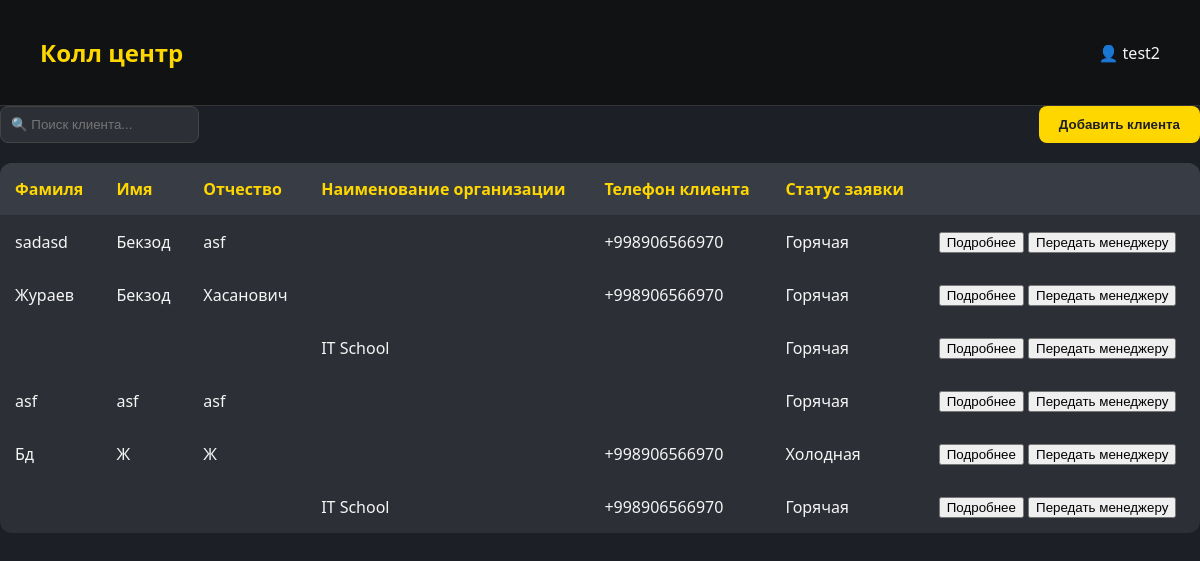
The page /call_center/ (signed in) on the database as committed earlier.
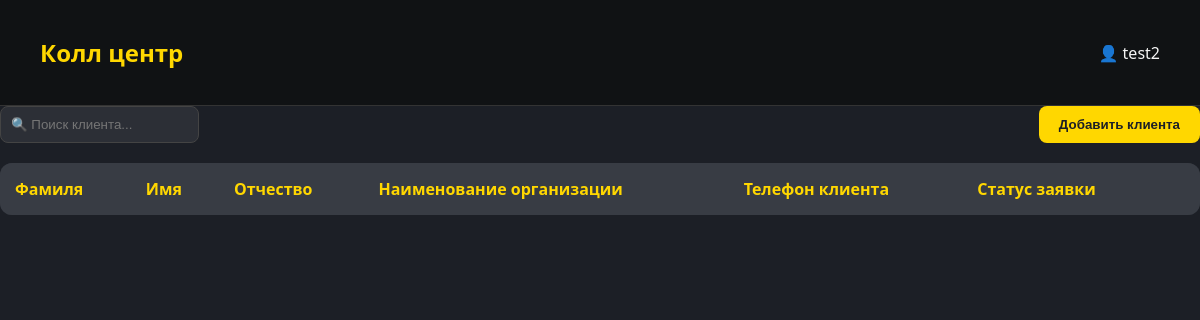
The same page on the database as committed later.
### backend/models.py (models this page shows)
class Orders(models.Model):
    Stage_CHOICES = [
        ("marketing", "Соц. маркетинг"),
        ("call_center", "Колл-центр"),
        ("manager", "Менеджер"),
        ("design", "Проектирование"),
        ("technologist", "Технолог"),
        ("manager_2", "Менеджер_2"),
        ("accounting", "Бухгалтерия"),
        ("warehouse", "Склад"),
        ("manufacturing", "Производство"),
        ("accounting_2", "Бухгалтерия_2"),
        ("delivery", "Доставка"),
        ("installation", "Установка"),
        ("quality_control", "Контроль качества"),
        ("finished", "Завершён"),
        ("archive", "Архив"),
        ("failed", "fail")
    ]
    Stage_pod_CHOICES = [
        ("rezka", "Резка"),
        ("svarka", "Сварка"),
        ("fill", "Покраска"),
        ("print", "Печать"),
        ('sborka',"Сборка"),
        ('ready','Готово')
    ]
    vstrecha_choice = [
        ("viezd", "Выезд"),
        ("priezd", "Приезд"),
    ]
    zayavki_choice = [
        ("hot", "Горячая"),
        ("cool", "Холодная"),
    ]
    client=models.ForeignKey(Clients, on_delete=models.CASCADE, related_name='clients_order',null=True)
    call_center = models.ForeignKey(
        'Profile', on_delete=models.CASCADE, related_name='call_center_profile', verbose_name="Профиль",blank=True,null=True
    )
    order_name=models.CharField(max_length=100,null=True)
    vstrecha=models.CharField(max_length=20, choices=vstrecha_choice,null=True)
    zayavki = models.CharField(max_length=20, choices=zayavki_choice, null=True)
    order_sum=models.DecimalField(max_digits=10, decimal_places=2,default=0)
    order_predoplata=models.DecimalField(max_digits=10, decimal_places=2,default=0)
    description=models.TextField()
    description_design = models.TextField()
    check_design=models.BooleanField(default=False)
    catigories = models.CharField(max_length=50)
    razmer=models.CharField(max_length=50)
    latitude = models.FloatField(blank=True, null=True, default=0)
    longitude = models.FloatField(blank=True, null=True, default=0)
    tz=models.FileField(blank=True, upload_to='pictures/')
    design=models.FileField(blank=True, upload_to='pictures/')
    stage = models.CharField(max_length=20, choices=Stage_CHOICES,default='manager')
    add_order=models.DateField(null=True)
    complete_order=models.DateField(null=True)
    rezka=models.BooleanField(default=False)
    svarka=models.BooleanField(default=False)
    fill=models.BooleanField(default=False)
    print=models.BooleanField(default=False)
    sborka = models.BooleanField(default=False)
    stage_pod=models.CharField(max_length=20, choices=Stage_pod_CHOICES,default="rezka")
    payment_data=models.DateField(null=True)
    complete_date=models.DateField(null=True)
    fail_date = models.DateField(null=True)
    by_who_fail=models.CharField(max_length=50,null=True,blank=True)
    fail=models.CharField(max_length=255,null=True)
    full_pay=models.BooleanField(default=False)

class Clients(models.Model):
    Social_CHOICES = [
        ("social", "Социальные сети"),
        ("cold_calls", "Холодные звонки"),
        ("word_of_mouth", "Сарафанное радио"),
    ]
    CLIENT_TYPE_CHOICES = [
        ('INDIVIDUAL', 'Физическое лицо'),
        ('LEGAL_ENTITY', 'Юридическое лицо'),
    ]
    social = models.CharField(max_length=20, choices=Social_CHOICES)
    client_type = models.CharField(
        max_length=20,
        choices=CLIENT_TYPE_CHOICES,
    )
    phone = PhoneNumberField()
    created_at = models.DateField(auto_now_add=True,null=True)
    name = models.CharField(max_length=200, null=True, blank=True, default=None)
    lastname = models.CharField(max_length=200, null=True, blank=True, default=None)
    middle_name = models.CharField(max_length=200, null=True, blank=True, default=None)
    adress = models.CharField(max_length=200, null=True, blank=True, default=None)
    company_name=models.CharField(max_length=200, null=True, blank=True, default=None)
    inn = models.CharField(max_length=12,null=True, blank=True, default=None)
    account=models.IntegerField(blank=True,null=True,default=None)
    mfo = models.IntegerField(blank=True, null=True, default=None)
    active=models.BooleanField(default=False)

### backend/views.py (the view, shortened to what this page needs)
# urls.py: path('call_center/',views.Call_center.as_view(),name='call_center'),
class Call_center(LoginRequiredMixin,TemplateView):
   template_name = 'call_center.html'
   login_url = reverse_lazy('login')
   def get_context_data(self, *, object_list=None, **kwargs):
      context = super().get_context_data(**kwargs)
      context['order']=Orders.objects.filter(stage='call_center')
      search = self.request.GET.get('search')
      if search:
         context['order'] = Orders.objects.filter(
    Q(stage='call_center') &
      ( Q(client__name__icontains=search) |
        Q(client__company_name__icontains=search) |
        Q(marketing__client_name__icontains=search)
    )
).select_related('client','marketing')
      else:
         context['order'] = Orders.objects.filter(stage='call_center').select_related('client','marketing')
      return context

### backend/templates/call_center.html (shortened to what this page needs)
{% if request.user.profile.approve %}
<!DOCTYPE html>
<html lang="ru">
<head>
</head>
<body>
  <header>
    <h1>Колл центр</h1>
    <div>👤 {{request.user.profile.name}}</div>
  </header>
    <div class="top-bar">
     <form action="" method="GET">
      <input type="text" name="search" placeholder="🔍 Поиск клиента...">
       </form>
        <button onclick="window.location.href='{% url 'call_center_add' %}'">Добавить клиента</button>
    </div>
     <div id="individual-fields">
    <table>
      <thead>
        <tr>
          <th>Фамиля</th>
          <th>Имя</th>
          <th>Отчество</th>
          <th>Наименование организации</th>
          <th>Телефон клиента</th>
          <th>Статус заявки</th>
          <th></th>
        </tr>
      </thead>
      {% for item in order %}
      <tbody>
        <tr>
          <td>{{item.client.lastname|default:""}}</td>
          {% if item.client.name %}
          <td>{{item.client.name|default:""}}</td>
          {% else %}
          <td>{{item.marketing.client_name|default:""}}</td>
          {% endif %}
           <td>{{item.client.middle_name|default:""}}</td>
           <td>{{item.client.company_name|default:""}}</td>
           <td>
             {% if item.client.phone %}
             {{item.client.phone|default:""}}
             {% else %}
             {{ item.marketing.phone|default:"" }}
             {% endif %}
           </td>
           <td>{{item.get_zayavki_display|default:""}}</td>
            <td><div>
                <button onclick="window.location.href='{% url 'call_cente_detail' item.pk %}'">Подробнее</button>
              {% if item.stage == 'call_center'%}
                <button onclick="openPopup({{item.pk}})">Передать менеджеру</button>
              {% endif %}
            </div></td>
        </tr>
      </tbody>
      {% endfor %}
       </table>
      </div>
</body>
</html>
{% else %}
{% include 'waiting.html' %}
{% endif %}

Rows that differ between the two databases and show on the page:
no longer on this page (row edited): Orders: client.lastname "sadasd", client.name "Бекзод", client.middle_name "asf", client.phone "+998906566970", zayavki "Горячая"
removed Orders: client.lastname "Жураев", client.name "Бекзод", client.middle_name "Хасанович", client.phone "+998906566970", zayavki "Горячая"
removed Orders: client.company_name "IT School", zayavki "Горячая"
removed Orders: client.lastname "asf", client.name "asf", client.middle_name "asf", zayavki "Горячая"
removed Orders: client.lastname "Бд", client.name "Ж", client.middle_name "Ж", client.phone "+998906566970", zayavki "Холодная"
no longer on this page (row edited): Orders: client.company_name "IT School", client.phone "+998906566970", zayavki "Горячая"
